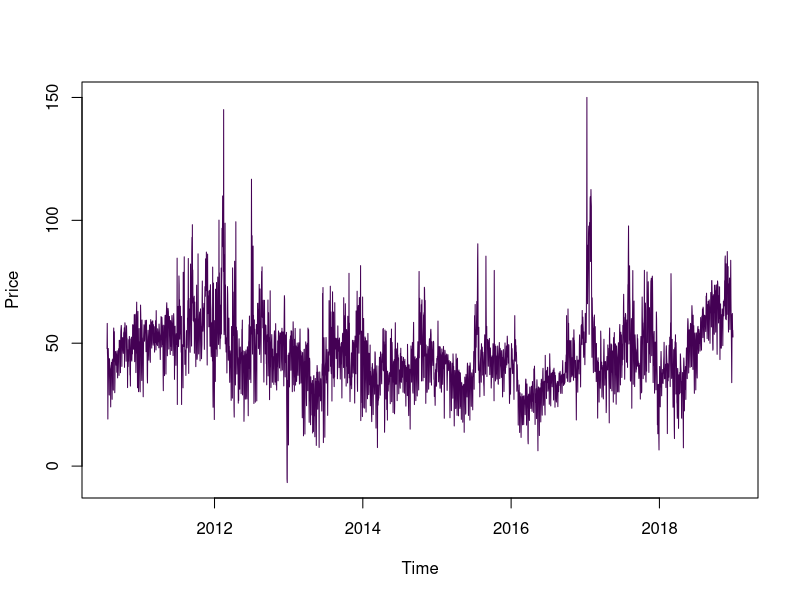
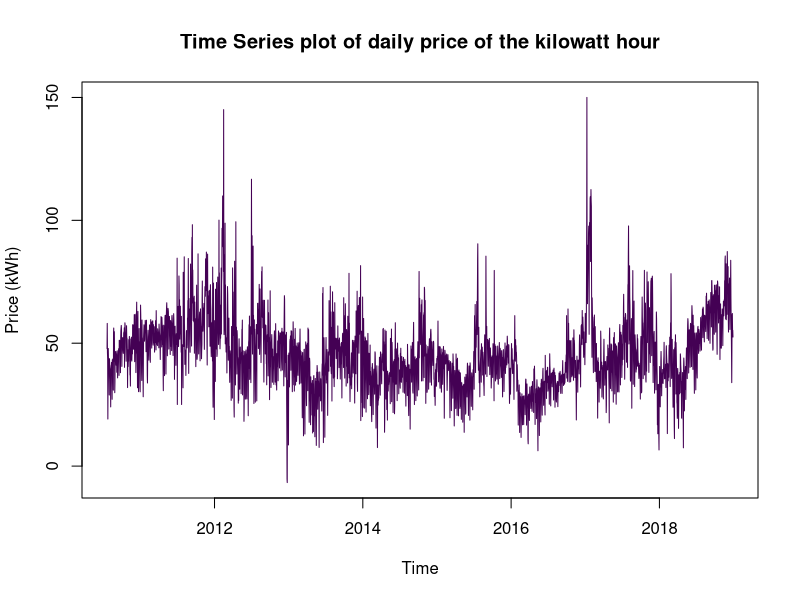
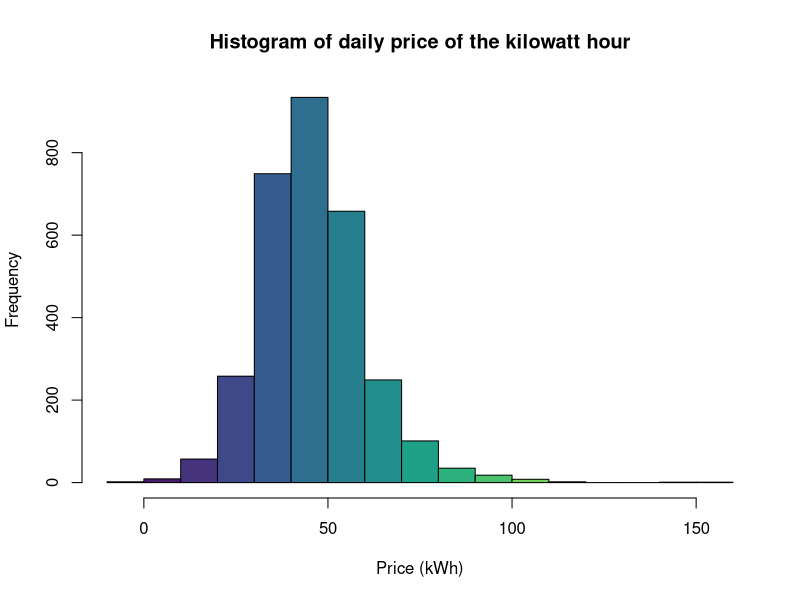
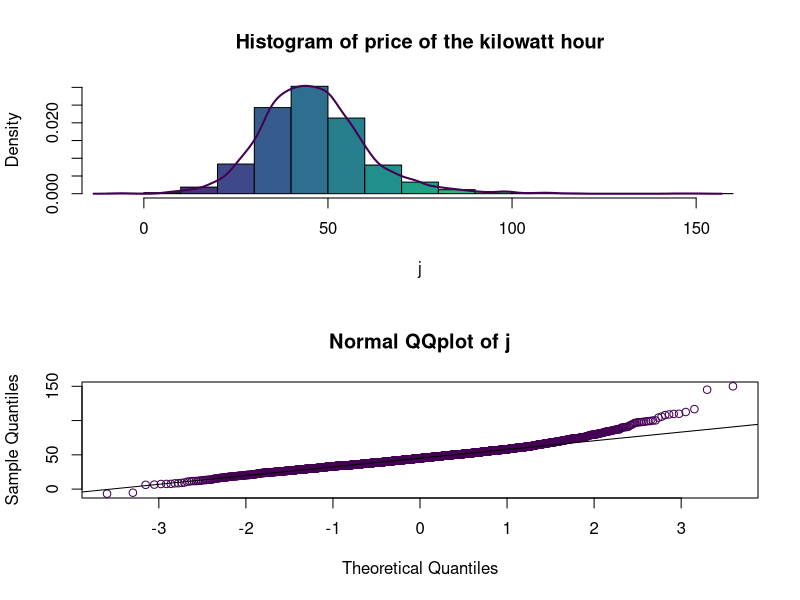
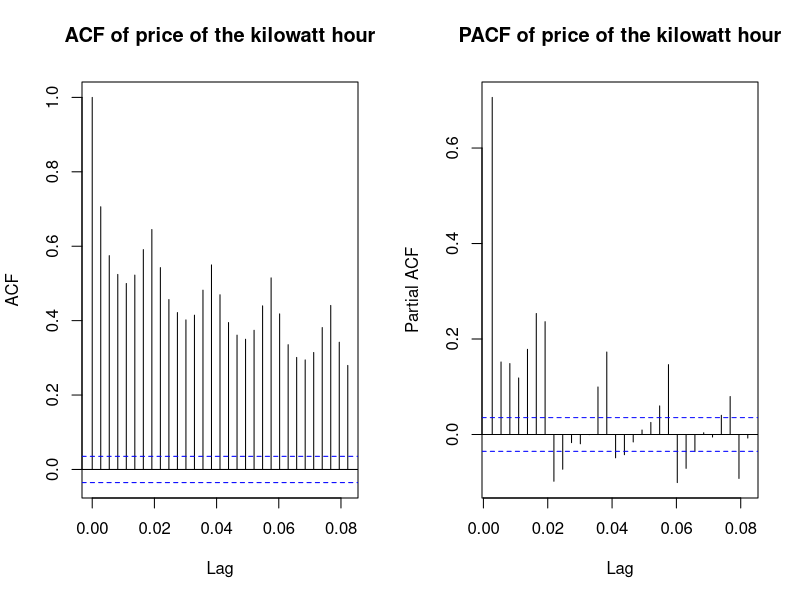
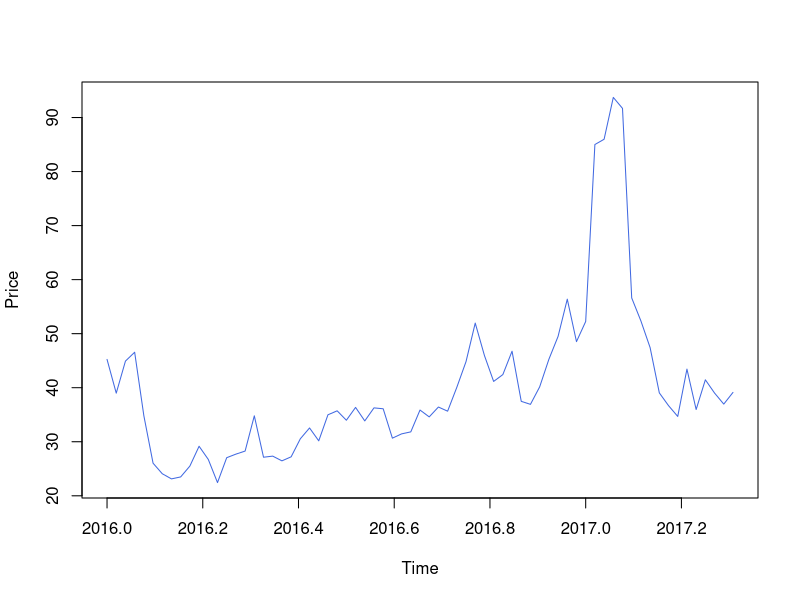
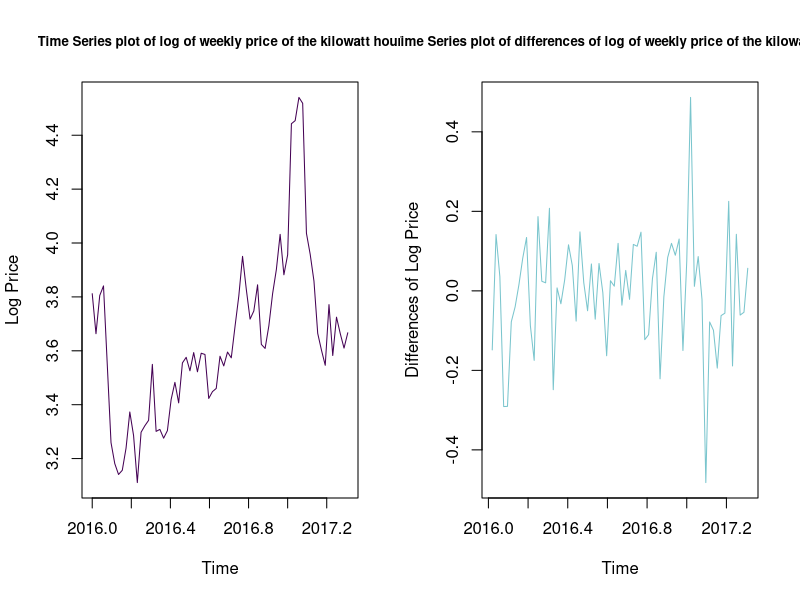
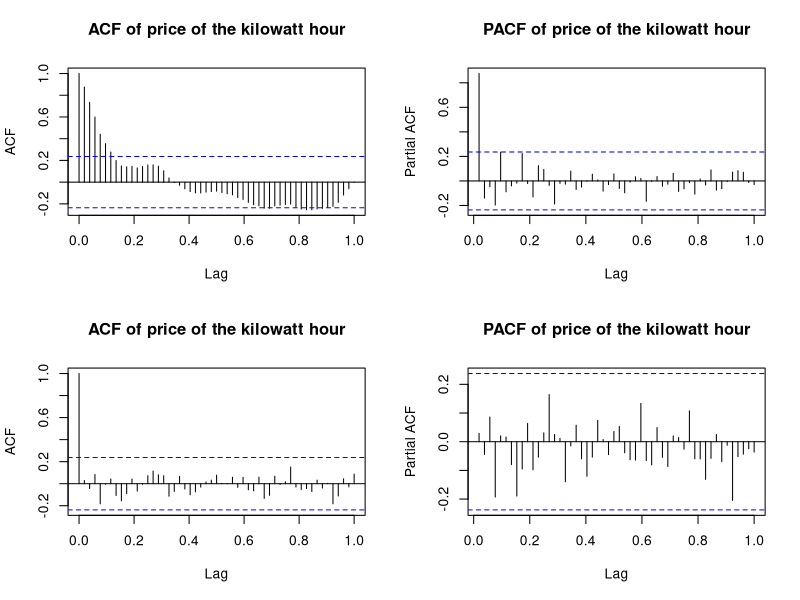

The R source for these figures, in order: (Note: a time limit stopped this script after it produced the figures.)
# Set working directory
setwd("~/Desktop/MSc Business Analytics/6th Semester/Advanced Topics in Statistics")

# Install required packages
install.packages("readxl")
install.packages("lubridate")

# Load necessary libraries
library("readxl")
library(lubridate)
library(viridis)
library(tseries)
library(forecast)
library(dplyr)
library(zoo)

# Read the xls file
data <- read_excel("electricity price data.xlsx", col_names = FALSE)
data
View(data)

# Rename the columns
names(data) <- c("Date1", "Price1", "Date2", "Price2", "Date3", "Price3", "Date4", "Price4", "Date5", "Price5",
                 "Date6", "Price6", "Date7", "Price7", "Date8", "Price8", "Date9", "Price9")

# Parse date columns into appropriate date format
date_columns <- c("Date1", "Date2", "Date3", "Date4", "Date5", "Date6", "Date7", "Date8", "Date9")
data[date_columns] <- lapply(data[date_columns], function(x) parse_date_time(x, orders = c("ymd", "mdy", "dmy")))

# Convert price columns to numeric format
price_columns <- c("Price1", "Price2", "Price3", "Price4", "Price5", "Price6", "Price7", "Price8", "Price9")
data[price_columns] <- lapply(data[price_columns], function(x) as.numeric(gsub(",", ".", gsub("\\s", "", x))))

#Retrieve the prices for each year
prices_2010 <- data[1:164, 'Price1']
names(prices_2010)[names(prices_2010) == 'Price1'] <- 'Price'

prices_2011 <- data[1:365, 'Price2']
names(prices_2011)[names(prices_2011) == 'Price2'] <- 'Price'

prices_2012 <- data[1:366, 'Price3']
prices_2012 <- prices_2012[-c(60), ]
names(prices_2012)[names(prices_2012) == 'Price3'] <- 'Price'

prices_2013 <- data[1:365, 'Price4']
names(prices_2013)[names(prices_2013) == 'Price4'] <- 'Price'

prices_2014 <- data[1:365, 'Price5']
names(prices_2014)[names(prices_2014) == 'Price5'] <- 'Price'

prices_2015 <- data[1:365, 'Price6']
names(prices_2015)[names(prices_2015) == 'Price6'] <- 'Price'

prices_2016 <- data[1:366, 'Price7']
prices_2016 <- prices_2016[-c(60), ]
names(prices_2016)[names(prices_2016) == 'Price7'] <- 'Price'

prices_2017 <- data[1:365, 'Price8']
names(prices_2017)[names(prices_2017) == 'Price8'] <- 'Price'

prices_2018 <- data[1:365, 'Price9']
names(prices_2018)[names(prices_2018) == 'Price9'] <- 'Price'

#Retrieve the dates
date_2010 <- data[1:164, 'Date1']
date_2010 <- as.Date(date_2010$Date1 , format = "%Y.%m.%d")
date_2010 <- as.data.frame(date_2010)
names(date_2010)[names(date_2010) == 'date_2010'] <- 'Date'

date_2011 <- data[1:365, 'Date2']
date_2011 <- as.Date(date_2011$Date2 , format = "%Y-%m-%d")
date_2011 <- as.data.frame(date_2011)
names(date_2011)[names(date_2011) == 'date_2011'] <- 'Date'

date_2012 <- data[1:366, 'Date3']
date_2012 <- date_2012[-c(60), ]
date_2012 <- as.Date(date_2012$Date3 , format = "%-%m-%d")
date_2012 <- as.data.frame(date_2012)
names(date_2012)[names(date_2012) == 'date_2012'] <- 'Date'

date_2013 <- data[1:365, 'Date4']
date_2013 <- as.Date(date_2013$Date4 , format = "%Y-%m-%d")
date_2013 <- as.data.frame(date_2013)
names(date_2013)[names(date_2013) == 'date_2013'] <- 'Date'

date_2014 <- data[1:365, 'Date5']
date_2014 <- as.Date(date_2014$Date5 , format = "%Y-%m-%d")
date_2014 <- as.data.frame(date_2014)
names(date_2014)[names(date_2014) == 'date_2014'] <- 'Date'

date_2015 <- data[1:365, 'Date6']
date_2015 <- as.Date(date_2015$Date6 , format = "%Y-%m-%d")
date_2015 <- as.data.frame(date_2015)
names(date_2015)[names(date_2015) == 'date_2015'] <- 'Date'

date_2016 <- data[1:366, 'Date7']
date_2016 <- date_2016[-c(60), ]
date_2016 <- as.Date(date_2016$Date7 , format = "%Y-%m-%d")
date_2016 <- as.data.frame(date_2016)
names(date_2016)[names(date_2016) == 'date_2016'] <- 'Date'

date_2017 <- data[1:365, 'Date8']
date_2017 <- as.Date(date_2017$Date8 , format = "%Y-%m-%d")
date_2017 <- as.data.frame(date_2017)
names(date_2017)[names(date_2017) == 'date_2017'] <- 'Date'

date_2018 <- data[1:365, 'Date9']
date_2018 <- as.Date(date_2018$Date9 , format = "%d.%m.%Y")
date_2018 <- as.data.frame(date_2018)
names(date_2018)[names(date_2018) == 'date_2018'] <- 'Date'

#Combine the dataframes above into one final df
Date <- rbind(date_2010, date_2011, date_2012,date_2013,date_2014,date_2015,date_2016,date_2017,date_2018)

Price <- rbind(prices_2010, prices_2011, prices_2012, prices_2013, prices_2014, prices_2015, prices_2016, prices_2017, prices_2018)

#Creating new dataframe with all dates and prices
data_new <- cbind(Date,Price)
View(data_new)
str(data_new)

#Checking for N/As
colSums(is.na(data_new)) 

#We have N/A value for Price
data_new <- data_new[complete.cases(data_new), ]
summary(data_new)

#We have some 2 prices below zero
subset(data_new, Price <= 0)
#We have one very high outlier with price 1147.9560 at 16/08/2010
data_new <- subset(data_new, Price <=600)

par(mfrow=c(1,1))
# Create a time series object and plot
j <- ts(data_new$Price, frequency = 365, start = c(2010, 202))
# Plot the time series
plot(j, type = "l", col = viridis(1), lty = "solid", ylab = "Price")
var(j)
j_filtered <- j[j > 0] #Since we had some values below zero that would result to N/A
lj=log(j_filtered)        # compute the logarithm 
dlj=diff(lj)   # compute the first differences of the log

par(mfrow=c(1,1))  # set up the graphics

####### Time Series plot #######
plot(j, type = "l", col = viridis(1), lwd = 1, main = "Time Series plot of daily price of the kilowatt hour", ylab = "Price (kWh)")
# Histogram
hist(j, nclass = 20, main = "Histogram of daily price of the kilowatt hour", col = viridis(15), xlab = "Price (kWh)", ylab = "Frequency")
# Perform the Augmented Dickey-Fuller test
adf_test <- adf.test(j)
adf_test
#Based on the Augmented Dickey-Fuller test results, with a p-value of 0.01, we can reject the null hypothesis of non-stationarity. The alternative hypothesis is that the time series is stationary.
#Therefore, with a significance level of 0.01, we have enough evidence to conclude that your time series data is stationary

# Focus on the price of the kilowatt hour
shapiro.test(j)          # normality test
par(mfrow=c(2,1))         
hist(j, prob=TRUE, col = viridis(15), main = "Histogram of price of the kilowatt hour")
lines(density(j), col = viridis(1), lwd = 2)     # smooth it - ?density for details 
qqnorm(j, col = viridis(1), main = "Normal QQplot of j")      # normal Q-Q plot  
qqline(j)

par(mfrow=c(1,2))  # set up the graphics  
acf(j, 30, main="ACF of price of the kilowatt hour")      # autocorrelation function plot 
pacf(j, 30, main="PACF of price of the kilowatt hour")    # partial autocorrelation function 
#We can see patterns that repeat every seven days, so I included 30 lags to see that the behavior 
#start at 7 and repeats at multiples of 7 (e.g., 14, 21) in the autocorrelation and partial autocorrelation plots. 
#This allowed me to capture the autocorrelation and partial autocorrelation at the weekly level.

#Spliting train and test
n <- length(data_new$Price)
n_train <- floor(0.8 * n)  # 80% of data for training
train_data <- head(data_new, n_train)
test_data <- tail(data_new, n - n_train)

data_week <- train_data %>%
  group_by(Week = floor_date(Date, "week")) %>%
  summarise(Price = mean(Price, na.rm = TRUE))

data_filtered <- data_week %>%
  filter(Week >= as.Date("2016-01-03"))

data_week_test <- test_data %>%
  group_by(Week = floor_date(Date, "week")) %>%
  summarise(Price = mean(Price, na.rm = TRUE))

data_filtered_test <- data_week_test %>%
  filter(Week >= as.Date("2016-01-03"))

# Create a time series object and plot
j2 <- ts(data_filtered$Price, frequency = 52, start = c(2016))
# Plot the time series
par(mfrow=c(1,1))
plot(j2, type = "l", col = "royalblue", lty = "solid",  ylab = "Price")
# Perform the Augmented Dickey-Fuller test
adf_test <- adf.test(j2)
adf_test 
var(j2)
lj2=log(j2)   # compute the logarithm 
# Perform the Augmented Dickey-Fuller test
adf_test <- adf.test(lj2)
adf_test 
dlj2=diff(lj2) # compute the first differences of the log
# Perform the Augmented Dickey-Fuller test
adf_test <- adf.test(dlj2)
adf_test

par(mfrow = c(1, 2))  # set up the graphics
plot(lj2, type = "l", col = viridis(1), lwd = 1, main = "Time Series plot of log of weekly price of the kilowatt hour", ylab = "Log Price", cex.main = 0.8)
plot(dlj2, type = "l", col = "cadetblue3", lwd = 1, main = "Time Series plot of differences of log of weekly price of the kilowatt hour", ylab = "Differences of Log Price", cex.main = 0.8)


par(mfrow=c(2,2))  # set up the graphics  
acf(j2, 52, main="ACF of price of the kilowatt hour")      # autocorrelation function plot 
pacf(j2, 52, main="PACF of price of the kilowatt hour")    # partial autocorrelation function 
acf(dlj2, 52, main="ACF of price of the kilowatt hour")      # autocorrelation function plot 
pacf(dlj2, 52, main="PACF of price of the kilowatt hour")    # partial autocorrelation function 


# Define the ranges for p, d, q, P, D, and Q
p_values <- c(0, 1, 2)    # Non-seasonal AR order
d <- 1                    # Non-seasonal differencing (usually set to 1)
q_values <- c(0, 1, 2)    # Non-seasonal MA order

P_values <- c(0, 1, 2)    # Seasonal AR order
D_values <- 1             # Seasonal differencing (usually set to 1)
Q_values <- c(0, 1, 2)    # Seasonal MA order

# Create a data frame to store the results
results <- data.frame(order_p = numeric(),
                      order_d = numeric(),
                      order_q = numeric(),
                      order_P = numeric(),
                      order_D = numeric(),
                      order_Q = numeric(),
                      AIC = numeric(),
                      stringsAsFactors = FALSE)

# Loop through the parameter combinations
for (p in p_values) {
  for (q in q_values) {
    for (P in P_values) {
      for (Q in Q_values) {
        # Fit ARIMA Models with specified orders
        order <- c(p, d, q)
        seasonal_order <- c(P, D_values, Q)
        model <- tryCatch(
          arima(lj2, order = order, seasonal = list(order = seasonal_order, period = 52)),
          error = function(e) NULL
        )
        
        # Check if the model was successfully fitted
        if (!is.null(model)) {
          # Store results in the data frame
          results <- bind_rows(results, data.frame(order_p = p,
                                                   order_d = d,
                                                   order_q = q,
                                                   order_P = P,
                                                   order_D = D_values,
                                                   order_Q = Q,
                                                   AIC = AIC(model)))
        }
      }
    }
  }
}

# Find the model with the minimum AIC

best_model <- results[which.min(results$AIC), ]

model <- arima(lj2, order = c(0, 1, 0), seasonal = list(order = c(0, 1, 0), period = 52))
model
AIC(model)
#-1.0959

# Diagnostic plots
modelresiduals=model$residuals
modelresiduals
residuals=ts(modelresiduals, frequency = 52, start = c(2016))
residuals
par(mfrow=c(3,2))        # set up the graphics  
acf(ts(residuals,freq=1), 48, main="ACF of residuals")        
pacf(ts(residuals,freq=1), 48, main="PACF of residuals") 
acf(ts(residuals^2,freq=1), 48, main="ACF of squared residuals")        
pacf(ts(residuals^2,freq=1), 48, main="PACF of squared residuals") 
qqnorm(residuals,main="Normal QQplot of residuals")  
qqline(residuals) 

############2017 forecast###############

# Forecasts
forecast=predict(model,method="rwdrift",89)   
forecast 

UL=forecast$pred+forecast$se
LL=forecast$pred-forecast$se

# Create a time series object for test dataset
j2_test <- ts(data_filtered_test$Price, frequency = 52, start = c(2017,18))
lj2_test <- log(j2_test)

# plot of forecasts with 1 s.e.
par(mfrow=c(1,1)) 
minx <- min(lj2, LL, lj2_test)
maxx <- max(lj2, UL, lj2_test)

# Generate viridis colors
colors_viridis <- viridis(3)

ts.plot(lj2, forecast$pred, xlim=c(2016,2018), ylim=c(minx, maxx), col = colors_viridis[1])
lines(forecast$pred, col = "blue", type = "l")
lines(UL, col = "orange", lty = "dashed")
lines(LL, col = "orange", lty = "dashed")
lines(lj2_test, col = colors_viridis[2], type = "l")
legend("topleft", legend = c("Forecast", "Upper Limit & Lower Limit", "Real Data"),
       col = c(colors_viridis[1], "orange", colors_viridis[2]),
       lty = c(1, 2, 1), lwd = 2, cex=0.8)

# Convert the forecasted data to a time series object with weekly frequency
forecast_ts <- ts(forecast$pred, frequency = 52, c(2017, 18))

accuracy(forecast$pred,data_filtered_test$Price)
summary(data_filtered_test$Price)

############2019 forecast###############

data_week <- data_new %>%
  group_by(Week = floor_date(Date, "week")) %>%
  summarise(Price = mean(Price, na.rm = TRUE))

data_filtered <- data_week %>%
  filter(Week >= as.Date("2016-01-03"))

j2 <- ts(data_filtered$Price, frequency = 52, start = c(2016))
lj2=log(j2) 
model <- arima(lj2, order = c(0, 1, 0), seasonal = list(order = c(0, 1, 0), period = 52))
View(data_filtered)

# Forecasts
forecast=predict(model,method="rwdrift",26)   
forecast 

UL=forecast$pred+forecast$se
LL=forecast$pred-forecast$se

# plot of forecasts with 1 s.e.
par(mfrow=c(1,1)) 
minx <- min(lj2, LL)
maxx <- max(lj2, UL)

ts.plot(lj2, forecast$pred, xlim=c(2016,2019.5), ylim=c(minx, maxx), col = colors_viridis[1])
lines(forecast$pred, col = "blue", type = "l")
lines(UL, col = "orange", lty = "dashed")
lines(LL, col = "orange", lty = "dashed")
legend("topleft", legend = c("Forecast", "Upper Limit & Lower Limit"),
       col = c("blue", "orange"),
       lty = c(1, 2), lwd = 2, cex=0.8)

# Calculate the average by 4 weeks (1 month)
average_by_month <- as.data.frame(rollapply(forecast$pred, width = 4, FUN = mean, by = 4, align = "right", fill = NA))

average_by_month <- average_by_month[is.na(average_by_month$x) == F,]
average_by_month

prices_first_half_2019 <- round(exp(average_by_month),2)
prices_first_half_2019
# 74.05  85.71  74.03  63.98  75.66 101.95
